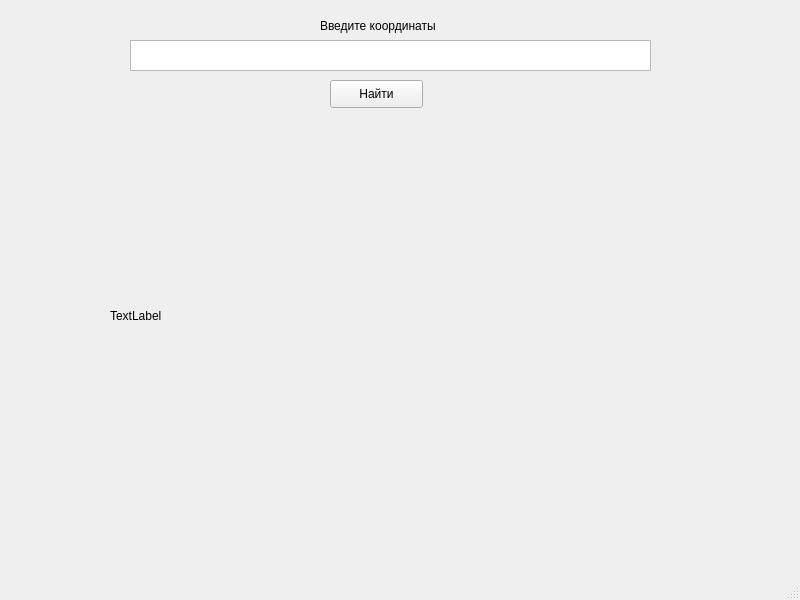
<?xml version="1.0" encoding="UTF-8"?>
<ui version="4.0">
 <class>MainWindow</class>
 <widget class="QMainWindow" name="MainWindow">
  <property name="geometry">
   <rect>
    <x>0</x>
    <y>0</y>
    <width>800</width>
    <height>600</height>
   </rect>
  </property>
  <property name="windowTitle">
   <string>MainWindow</string>
  </property>
  <widget class="QWidget" name="centralwidget">
   <widget class="QTextEdit" name="enter_cor">
    <property name="geometry">
     <rect>
      <x>130</x>
      <y>40</y>
      <width>521</width>
      <height>31</height>
     </rect>
    </property>
   </widget>
   <widget class="QLabel" name="label">
    <property name="geometry">
     <rect>
      <x>320</x>
      <y>10</y>
      <width>121</width>
      <height>31</height>
     </rect>
    </property>
    <property name="text">
     <string>Введите координаты</string>
    </property>
    <property name="scaledContents">
     <bool>false</bool>
    </property>
   </widget>
   <widget class="QPushButton" name="search">
    <property name="geometry">
     <rect>
      <x>330</x>
      <y>80</y>
      <width>93</width>
      <height>28</height>
     </rect>
    </property>
    <property name="text">
     <string>Найти</string>
    </property>
   </widget>
   <widget class="QLabel" name="picture_here">
    <property name="geometry">
     <rect>
      <x>110</x>
      <y>120</y>
      <width>591</width>
      <height>391</height>
     </rect>
    </property>
    <property name="text">
     <string>TextLabel</string>
    </property>
   </widget>
  </widget>
  <widget class="QMenuBar" name="menubar">
   <property name="geometry">
    <rect>
     <x>0</x>
     <y>0</y>
     <width>800</width>
     <height>26</height>
    </rect>
   </property>
  </widget>
  <widget class="QStatusBar" name="statusbar"/>
 </widget>
 <resources/>
 <connections/>
</ui>
